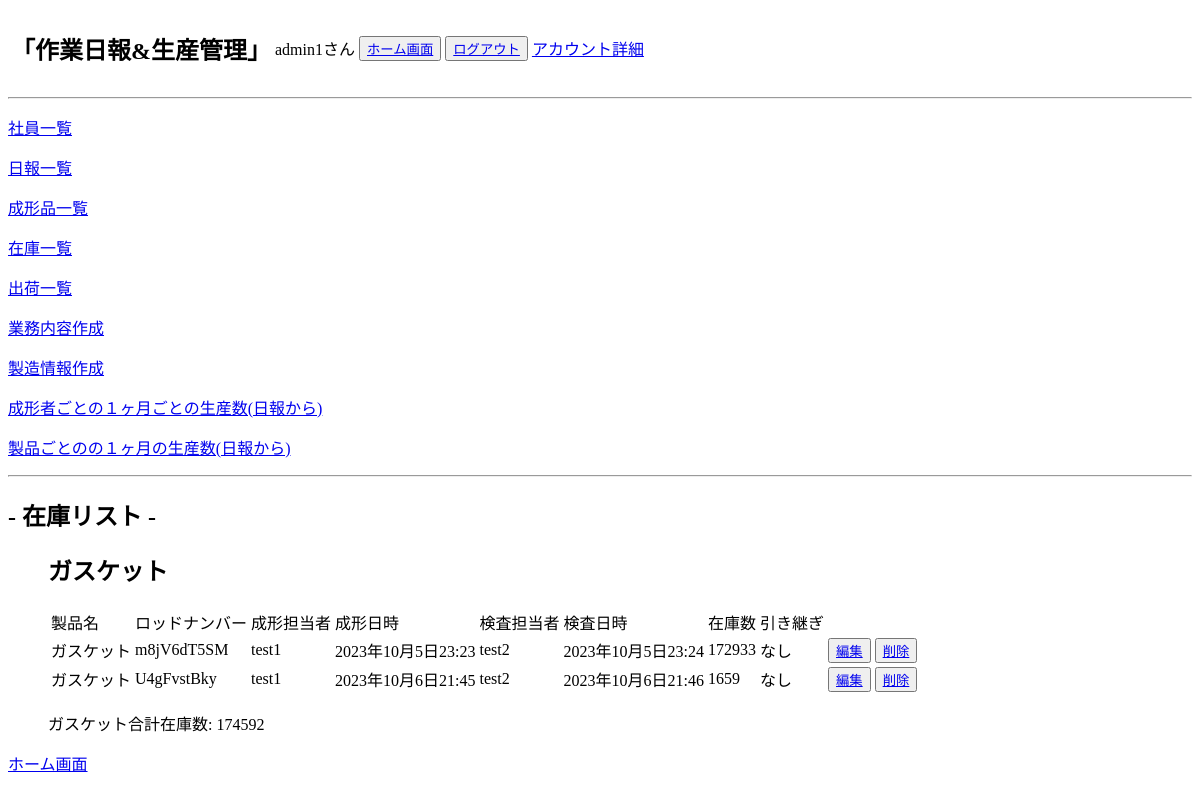
The app's page /product_management/staff_stock_list/ (signed in), older data.
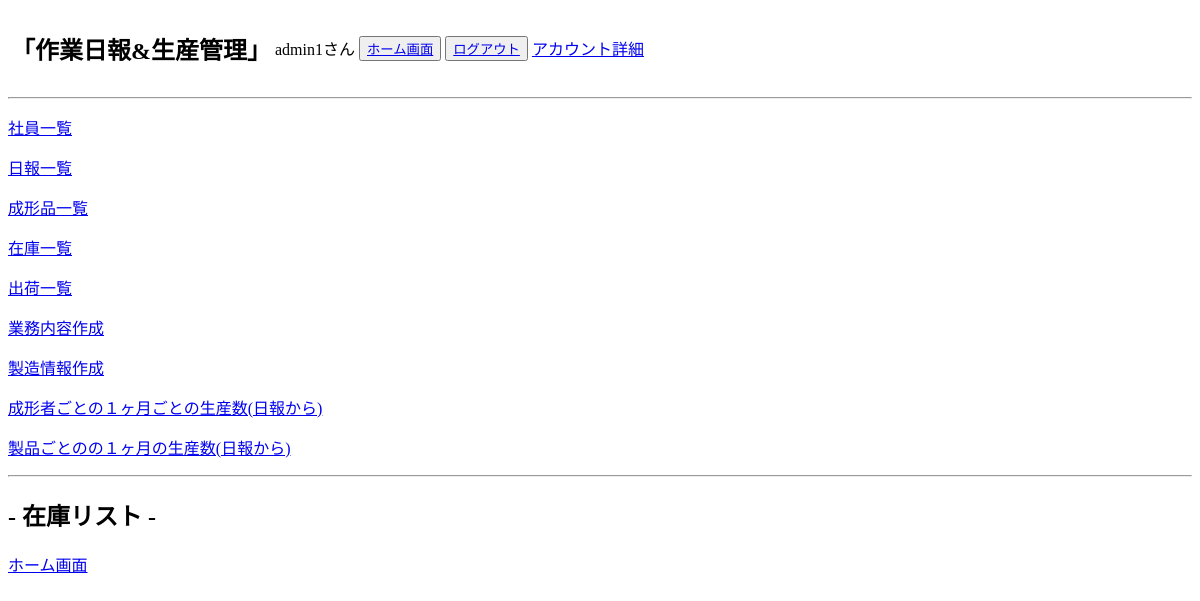
The same page, newer data.
### daily_report/models.py (models this page shows, shortened)
class Products(models.Model):
    name = models.CharField(max_length=255,verbose_name="製品名")
    code = models.CharField(max_length=50,verbose_name="製品コード")
    quantity = models.IntegerField(verbose_name="製品取り数")
    memo = models.CharField(max_length=255,blank=True, null=True,verbose_name="製品メモ")
    created_at = models.DateTimeField(auto_now_add=True)
    updated_at = models.DateTimeField(auto_now=True)
    class Meta:
        verbose_name = '製品情報'
        db_table = 'products'

### product_management/models.py (models this page shows, shortened)
class Stock(models.Model):
    product = models.ForeignKey(
        Products, on_delete=models.CASCADE, verbose_name='製品名'
    )
    lot_number = models.CharField(max_length=10, verbose_name='ロッド番号',default='')
    stocks = models.IntegerField(verbose_name="在庫数")
    molding_user = models.ForeignKey(
        Users, on_delete=models.CASCADE, verbose_name='成形担当ユーザー名',null=True,related_name='molding_stock_set',
    )
    molding_time = models.DateTimeField(verbose_name='成形日時', default=datetime(2001, 1, 1, 0, 0, 0))
    inspection_user = models.ForeignKey(
        Users, on_delete=models.CASCADE, verbose_name='検査担当ユーザー名',null=True,related_name='inspection_stock_set',
    )
    memo = models.CharField(max_length=255,verbose_name="引き継ぎメモ",null=True,blank=True)
    created_at = models.DateTimeField(verbose_name='検査日時',auto_now_add=True)
    updated_at = models.DateTimeField(auto_now=True)
    class Meta:
        verbose_name = '在庫'
        db_table = 'stock'

### accounts/models.py (models this page shows, shortened)
class Users(AbstractBaseUser, PermissionsMixin):
    username = models.CharField(max_length=150, unique=True, verbose_name="ユーザー名")
    birthday = models.DateField(null=True,blank=True, verbose_name="生年月日")
    phone = models.IntegerField(null=True,blank=True, verbose_name="携帯番号")
    email = models.EmailField(max_length=255, unique=True, verbose_name="メールアドレス")
    department = models.ForeignKey(
        Departments, on_delete=models.PROTECT, null=True,blank=True
    )
    is_active = models.BooleanField(default=True)
    is_staff = models.BooleanField(default=False)
    USERNAME_FIELD = 'username'
    EMAIL_FIELD = 'email'
    REQUIRED_FIELDS = ['email']
    objects = UsersManager()

### product_management/views.py (the view)
# urls.py: path('staff_stock_list/', StaffStockListView.as_view(), name='staff_stock_list'),
class StaffStockListView(LoginRequiredMixin,ListView):
    model = Stock
    template_name = os.path.join('staff', 'staff_stock_list.html')
    context_object_name = 'staffstocks'
    def get_context_data(self, **kwargs):
        context = super().get_context_data(**kwargs)
        grouped_stocks = Stock.objects.values('product__name').annotate(total_stocks=Sum('stocks'))
        context['grouped_stocks'] = grouped_stocks
        return context

### accounts/context_processors.py (called while the page is built)
def my_custom_context(request):
    protocol = 'http' if request.is_secure() else 'https'
    domain = request.get_host()
    return {
        'protocol': protocol,
        'domain': domain,
    }

### templates/staff/staff_stock_list.html (shortened to what this page needs)
{% extends 'base_staff.html' %}
{% block content %}
<h2>- 在庫リスト -</h2>
{% if grouped_stocks %}
<ul>
    {% for grouped_stock in grouped_stocks %}
    <h2>{{ grouped_stock.product__name }}</h2>
    <table>
        <thead>
            <tr>
                <td>製品名</td>
                <td>ロッドナンバー</td>
                <td>成形担当者</td>
                <td>成形日時</td>
                <td>検査担当者</td>
                <td>検査日時</td>
                <td>在庫数</td>
                <td>引き継ぎ</td>
            </tr>
        </thead>
        <tbody>
            {% for stock in staffstocks %}
              {% if stock.product.name == grouped_stock.product__name %}
              <tr>
                <td>{{ stock.product.name }}</td>
                <td>{{ stock.lot_number }}</td>
                <td>{{ stock.molding_user }}</td>
                <td>{{ stock.molding_time }}</td>
                <td>{{ stock.inspection_user }}</td>
                <td>{{ stock.created_at }}</td>
                <td>{{ stock.stocks }}</td>
                <td>{{ stock.memo }}</td>
                <td><button><a href="{% url 'product_management:staff_stock_edit' stock.id %}">編集</a></button></td>
                <td><button><a href="{% url 'product_management:staff_stock_delete' stock.id %}">削除</a></button></td>
              </tr>
              {% endif %}
            {% endfor %}
        </tbody>
    </table>
    <p>{{ grouped_stock.product__name }}合計在庫数: {{ grouped_stock.total_stocks }}</p>
    {% endfor %}
</ul>
{% endif %}
<a href="{% url 'product_management:staff_home' %}">ホーム画面</a>
{% endblock %}

Row changes from the older to the newer data that the page shows:
no longer on this page (row unchanged): Products: product__name "ガスケット", total_stocks "174592"
removed Stock: product.name "ガスケット", lot_number "m8jV6dT5SM", molding_user "test1", molding_time "2023年10月5日23:23", inspection_user "test2", created_at "2023年10月5日23:24", stocks "172933", memo "なし"
removed Stock: product.name "ガスケット", lot_number "U4gFvstBky", molding_user "test1", molding_time "2023年10月6日21:45", inspection_user "test2", created_at "2023年10月6日21:46", stocks "1659", memo "なし"
